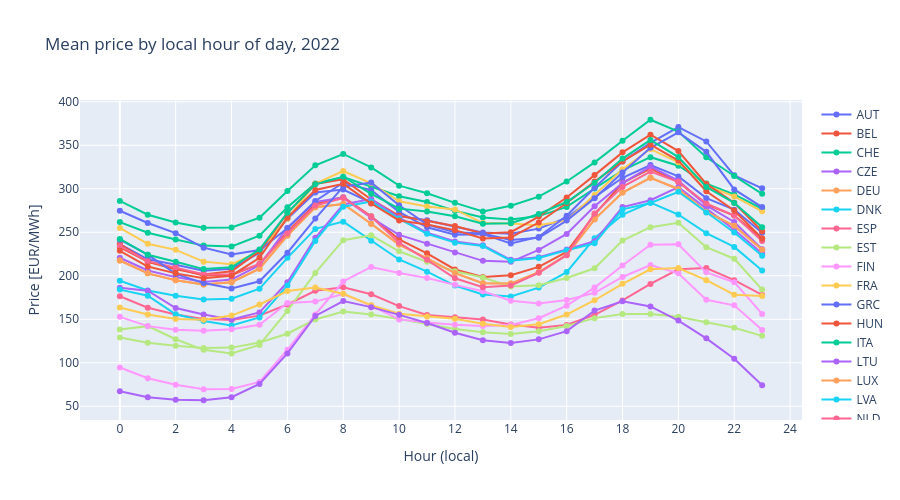

Notebook cell for this chart:
### Code cell
# --- Mean price by local hour of day, per country ---
# Each country has its own timezone; the CSV gives UTC. Convert before
# grouping so the daily shape reflects the local demand cycle.

COUNTRY_TZ = {
    'AUT': 'Europe/Vienna',
    'BEL': 'Europe/Brussels',
    'CHE': 'Europe/Zurich',
    'CZE': 'Europe/Prague',
    'DEU': 'Europe/Berlin',
    'DNK': 'Europe/Copenhagen',
    'ESP': 'Europe/Madrid',
    'EST': 'Europe/Tallinn',
    'FIN': 'Europe/Helsinki',
    'FRA': 'Europe/Paris',
    'GRC': 'Europe/Athens',
    'HUN': 'Europe/Budapest',
    'ITA': 'Europe/Rome',
    'LTU': 'Europe/Vilnius',
    'LUX': 'Europe/Luxembourg',
    'LVA': 'Europe/Riga',
    'NLD': 'Europe/Amsterdam',
    'NOR': 'Europe/Oslo',
    'POL': 'Europe/Warsaw',
    'PRT': 'Europe/Lisbon',
    'ROU': 'Europe/Bucharest',
    'SVK': 'Europe/Bratislava',
    'SVN': 'Europe/Ljubljana',
    'SWE': 'Europe/Stockholm',
}


def local_hourly(series, tz):
    if series.index.tz is None:
        idx = series.index.tz_localize('UTC').tz_convert(tz)
    else:
        idx = series.index.tz_convert(tz)
    return pd.Series(series.values, index=idx).groupby(idx.hour).mean()


fig = go.Figure()
for c in countries:
    if c in wide.columns and c in COUNTRY_TZ:
        by_local = local_hourly(wide[c], COUNTRY_TZ[c])
        fig.add_trace(go.Scatter(x=by_local.index, y=by_local.values,
                                 mode='lines+markers', name=c))
fig.update_layout(
    title=f'Mean price by local hour of day, {year}',
    xaxis_title='Hour (local)',
    yaxis_title='Price [EUR/MWh]',
    xaxis=dict(dtick=2),
    height=500, hovermode='x unified',
)
fig.show()

### Figure 1 — Plotly figure (JSON) as saved in the notebook; plotly's stock layout.template omitted (floating-point values rounded to 4 significant figures)
{"data": [{"mode": "lines+markers", "name": "AUT", "type": "scatter", "x": [0, 1, 2, 3, 4, 5, 6, 7, 8, 9, 10, 11, 12, 13, 14, 15, 16, 17, 18, 19, 20, 21, 22, 23], "y": [236.4, 218.9, 212.6, 205.7, 208.0, 226.5, 265.6, 295.8, 299.0, 283.3, 268.6, 263.8, 256.4, 249.8, 248.4, 254.2, 266.6, 290.4, 312.6, 327.3, 314.2, 289.2, 275.9, 249.3]}, {"mode": "lines+markers", "name": "BEL", "type": "scatter", "x": [0, 1, 2, 3, 4, 5, 6, 7, 8, 9, 10, 11, 12, 13, 14, 15, 16, 17, 18, 19, 20, 21, 22, 23], "y": [232.5, 216.2, 208.7, 200.2, 200.8, 213.4, 250.3, 282.7, 290.3, 268.4, 241.7, 225.7, 207.2, 198.6, 200.6, 210.2, 227.4, 270.2, 306.9, 323.1, 307.7, 282.0, 269.2, 243.0]}, {"mode": "lines+markers", "name": "CHE", "type": "scatter", "x": [0, 1, 2, 3, 4, 5, 6, 7, 8, 9, 10, 11, 12, 13, 14, 15, 16, 17, 18, 19, 20, 21, 22, 23], "y": [261.7, 249.4, 241.7, 234.7, 233.6, 246.0, 278.8, 306.2, 313.4, 302.7, 291.4, 284.9, 274.7, 267.1, 264.7, 268.6, 279.1, 300.3, 321.2, 336.3, 326.5, 305.9, 293.6, 277.0]}, {"mode": "lines+markers", "name": "CZE", "type": "scatter", "x": [0, 1, 2, 3, 4, 5, 6, 7, 8, 9, 10, 11, 12, 13, 14, 15, 16, 17, 18, 19, 20, 21, 22, 23], "y": [220.7, 206.0, 198.5, 192.8, 195.7, 212.0, 255.3, 284.7, 289.8, 266.7, 247.0, 236.9, 226.6, 217.1, 216.0, 229.6, 248.0, 280.0, 306.5, 325.5, 309.5, 281.0, 261.9, 230.4]}, {"mode": "lines+markers", "name": "DEU", "type": "scatter", "x": [0, 1, 2, 3, 4, 5, 6, 7, 8, 9, 10, 11, 12, 13, 14, 15, 16, 17, 18, 19, 20, 21, 22, 23], "y": [217.5, 202.8, 194.8, 190.1, 192.6, 208.2, 246.3, 278.8, 282.5, 259.9, 235.8, 220.0, 203.1, 191.4, 191.0, 204.0, 224.0, 264.9, 295.6, 312.5, 299.8, 273.6, 257.4, 229.9]}, {"mode": "lines+markers", "name": "DNK", "type": "scatter", "x": [0, 1, 2, 3, 4, 5, 6, 7, 8, 9, 10, 11, 12, 13, 14, 15, 16, 17, 18, 19, 20, 21, 22, 23], "y": [194.3, 183.1, 177.0, 172.8, 173.7, 185.2, 220.6, 253.9, 262.2, 240.4, 218.7, 204.7, 188.8, 178.5, 176.3, 186.4, 204.2, 243.1, 270.2, 284.1, 270.4, 249.0, 233.2, 205.9]}, {"mode": "lines+markers", "name": "ESP", "type": "scatter", "x": [0, 1, 2, 3, 4, 5, 6, 7, 8, 9, 10, 11, 12, 13, 14, 15, 16, 17, 18, 19, 20, 21, 22, 23], "y": [176.4, 163.3, 155.4, 150.3, 149.1, 154.2, 167.0, 182.8, 186.7, 178.7, 165.2, 155.0, 152.3, 149.6, 144.1, 140.2, 143.4, 155.1, 171.6, 190.6, 207.4, 208.8, 194.9, 178.0]}, {"mode": "lines+markers", "name": "EST", "type": "scatter", "x": [0, 1, 2, 3, 4, 5, 6, 7, 8, 9, 10, 11, 12, 13, 14, 15, 16, 17, 18, 19, 20, 21, 22, 23], "y": [138.2, 142.1, 127.1, 114.9, 110.6, 120.4, 159.6, 203.3, 240.9, 246.6, 228.2, 216.0, 205.1, 198.0, 187.8, 189.0, 197.4, 208.6, 240.4, 255.9, 261.0, 232.8, 219.6, 184.1]}, {"mode": "lines+markers", "name": "FIN", "type": "scatter", "x": [0, 1, 2, 3, 4, 5, 6, 7, 8, 9, 10, 11, 12, 13, 14, 15, 16, 17, 18, 19, 20, 21, 22, 23], "y": [94.51, 82.17, 74.7, 69.61, 69.83, 78.0, 114.9, 155.5, 193.5, 210.1, 203.1, 197.4, 189.6, 182.2, 171.2, 168.2, 172.1, 180.3, 198.6, 212.4, 202.8, 172.5, 166.0, 137.5]}, {"mode": "lines+markers", "name": "FRA", "type": "scatter", "x": [0, 1, 2, 3, 4, 5, 6, 7, 8, 9, 10, 11, 12, 13, 14, 15, 16, 17, 18, 19, 20, 21, 22, 23], "y": [255.0, 236.7, 229.8, 216.3, 213.2, 228.0, 265.5, 305.8, 320.4, 306.3, 285.7, 279.7, 276.2, 260.6, 260.1, 258.2, 263.7, 293.0, 322.4, 345.6, 330.4, 303.5, 291.2, 274.1]}, {"mode": "lines+markers", "name": "GRC", "type": "scatter", "x": [0, 1, 2, 3, 4, 5, 6, 7, 8, 9, 10, 11, 12, 13, 14, 15, 16, 17, 18, 19, 20, 21, 22, 23], "y": [274.8, 260.6, 249.0, 232.3, 224.5, 229.6, 254.7, 286.0, 306.9, 298.3, 273.5, 255.7, 247.1, 247.8, 237.1, 244.7, 268.9, 301.1, 331.3, 352.7, 370.9, 354.3, 315.4, 300.5]}, {"mode": "lines+markers", "name": "HUN", "type": "scatter", "x": [0, 1, 2, 3, 4, 5, 6, 7, 8, 9, 10, 11, 12, 13, 14, 15, 16, 17, 18, 19, 20, 21, 22, 23], "y": [236.4, 216.0, 207.3, 201.3, 205.2, 228.2, 272.1, 305.5, 310.8, 287.7, 268.9, 262.7, 257.2, 248.7, 250.1, 268.0, 289.9, 315.7, 341.8, 362.2, 343.4, 305.6, 284.0, 251.1]}, {"mode": "lines+markers", "name": "ITA", "type": "scatter", "x": [0, 1, 2, 3, 4, 5, 6, 7, 8, 9, 10, 11, 12, 13, 14, 15, 16, 17, 18, 19, 20, 21, 22, 23], "y": [286.0, 270.2, 261.3, 255.3, 255.6, 266.6, 297.4, 327.0, 340.0, 324.5, 303.5, 294.8, 283.8, 273.9, 280.5, 290.9, 308.3, 330.3, 355.2, 379.3, 365.7, 336.1, 314.6, 294.2]}, {"mode": "lines+markers", "name": "LTU", "type": "scatter", "x": [0, 1, 2, 3, 4, 5, 6, 7, 8, 9, 10, 11, 12, 13, 14, 15, 16, 17, 18, 19, 20, 21, 22, 23], "y": [186.1, 182.8, 162.9, 155.5, 149.9, 157.8, 192.5, 243.6, 281.9, 288.2, 266.9, 249.5, 239.4, 235.0, 218.3, 221.2, 230.3, 239.7, 279.0, 286.9, 301.9, 277.9, 252.9, 225.5]}, {"mode": "lines+markers", "name": "LUX", "type": "scatter", "x": [0, 1, 2, 3, 4, 5, 6, 7, 8, 9, 10, 11, 12, 13, 14, 15, 16, 17, 18, 19, 20, 21, 22, 23], "y": [217.5, 202.8, 194.8, 190.1, 192.6, 208.2, 246.3, 278.8, 282.5, 259.9, 235.8, 220.0, 203.1, 191.4, 191.0, 204.0, 224.0, 264.9, 295.6, 312.5, 299.8, 273.6, 257.4, 229.9]}, {"mode": "lines+markers", "name": "LVA", "type": "scatter", "x": [0, 1, 2, 3, 4, 5, 6, 7, 8, 9, 10, 11, 12, 13, 14, 15, 16, 17, 18, 19, 20, 21, 22, 23], "y": [184.1, 177.0, 155.7, 148.0, 143.0, 152.1, 188.8, 240.0, 279.3, 285.3, 265.4, 248.2, 238.1, 234.2, 217.3, 220.5, 229.3, 237.3, 276.3, 283.6, 296.5, 272.7, 249.8, 223.1]}, {"mode": "lines+markers", "name": "NLD", "type": "scatter", "x": [0, 1, 2, 3, 4, 5, 6, 7, 8, 9, 10, 11, 12, 13, 14, 15, 16, 17, 18, 19, 20, 21, 22, 23], "y": [234.1, 216.8, 209.4, 201.8, 201.5, 213.6, 248.8, 280.8, 289.4, 267.7, 237.9, 218.4, 197.1, 186.7, 188.8, 203.3, 223.7, 271.7, 302.2, 319.8, 308.0, 283.2, 269.3, 240.0]}, {"mode": "lines+markers", "name": "NOR", "type": "scatter", "x": [0, 1, 2, 3, 4, 5, 6, 7, 8, 9, 10, 11, 12, 13, 14, 15, 16, 17, 18, 19, 20, 21, 22, 23], "y": [129.1, 123.1, 119.6, 117.0, 117.4, 123.4, 133.4, 149.8, 158.8, 155.5, 150.3, 144.5, 138.8, 135.0, 133.1, 136.3, 142.3, 151.3, 156.2, 156.2, 152.9, 146.5, 140.3, 130.9]}, {"mode": "lines+markers", "name": "POL", "type": "scatter", "x": [0, 1, 2, 3, 4, 5, 6, 7, 8, 9, 10, 11, 12, 13, 14, 15, 16, 17, 18, 19, 20, 21, 22, 23], "y": [152.8, 142.1, 138.1, 136.9, 138.6, 143.7, 168.8, 170.3, 178.9, 165.8, 149.9, 146.1, 143.8, 142.3, 143.5, 151.3, 165.6, 186.4, 211.8, 235.7, 236.2, 203.9, 192.6, 156.1]}, {"mode": "lines+markers", "name": "PRT", "type": "scatter", "x": [0, 1, 2, 3, 4, 5, 6, 7, 8, 9, 10, 11, 12, 13, 14, 15, 16, 17, 18, 19, 20, 21, 22, 23], "y": [163.5, 155.6, 150.4, 149.4, 154.2, 167.0, 182.5, 186.4, 179.3, 166.1, 156.5, 153.2, 150.6, 144.9, 141.1, 144.3, 155.5, 171.9, 190.7, 207.5, 208.8, 194.9, 178.2, 176.6]}, {"mode": "lines+markers", "name": "ROU", "type": "scatter", "x": [0, 1, 2, 3, 4, 5, 6, 7, 8, 9, 10, 11, 12, 13, 14, 15, 16, 17, 18, 19, 20, 21, 22, 23], "y": [241.5, 224.2, 202.1, 191.6, 185.4, 193.7, 226.5, 265.7, 302.3, 307.1, 281.0, 258.7, 250.1, 248.6, 241.1, 243.7, 263.4, 289.0, 318.6, 347.1, 364.9, 342.4, 299.2, 279.0]}, {"mode": "lines+markers", "name": "SVK", "type": "scatter", "x": [0, 1, 2, 3, 4, 5, 6, 7, 8, 9, 10, 11, 12, 13, 14, 15, 16, 17, 18, 19, 20, 21, 22, 23], "y": [228.7, 210.6, 202.8, 197.0, 200.1, 220.7, 266.7, 298.6, 305.6, 283.0, 263.6, 258.8, 252.5, 242.9, 244.0, 261.2, 283.6, 308.2, 331.4, 350.7, 332.4, 297.2, 275.0, 242.9]}, {"mode": "lines+markers", "name": "SVN", "type": "scatter", "x": [0, 1, 2, 3, 4, 5, 6, 7, 8, 9, 10, 11, 12, 13, 14, 15, 16, 17, 18, 19, 20, 21, 22, 23], "y": [242.3, 224.1, 216.0, 207.7, 209.7, 230.2, 272.5, 305.1, 313.8, 294.2, 277.1, 273.8, 268.4, 259.8, 260.4, 271.0, 284.8, 306.8, 334.7, 356.1, 336.4, 302.0, 283.7, 255.7]}, {"mode": "lines+markers", "name": "SWE", "type": "scatter", "x": [0, 1, 2, 3, 4, 5, 6, 7, 8, 9, 10, 11, 12, 13, 14, 15, 16, 17, 18, 19, 20, 21, 22, 23], "y": [67.36, 60.34, 57.56, 56.93, 60.39, 75.59, 110.7, 153.8, 171.0, 164.0, 155.1, 145.8, 134.6, 126.0, 122.8, 126.9, 136.3, 160.0, 170.6, 164.8, 148.5, 128.1, 104.6, 74.08]}], "layout": {"height": 500, "hovermode": "x unified", "title": {"text": "Mean price by local hour of day, 2022"}, "xaxis": {"dtick": 2, "title": {"text": "Hour (local)"}}, "yaxis": {"title": {"text": "Price [EUR/MWh]"}}}}
